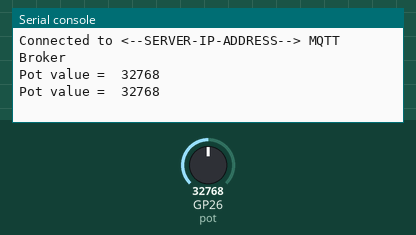
Simulated run of this program. Board: Raspberry Pi Pico running MicroPython. On the bench: the last lines printed to the serial console. The test bench sets the inputs (shaded band); at power-on: GP26 (pot) = 32768 (analog values on the 0–65535 scale). WiFi joins after 1.5 s; no MQTT or app messages arrive unless stated.

Above: at 2.8 s.
2.9 s: GP26 (pot) set to 45874
At 4.2 s:
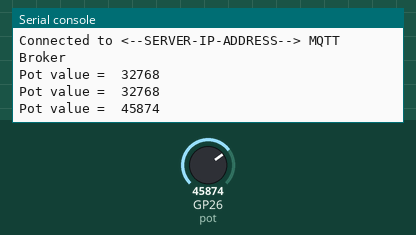
4.4 s: GP26 (pot) set to 57670
At 5.5 s:
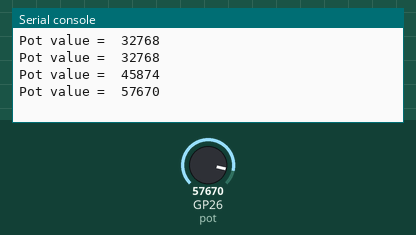
Timing chart, 0 to 7.4 s (numbered marks = the images above; inputs shaded):
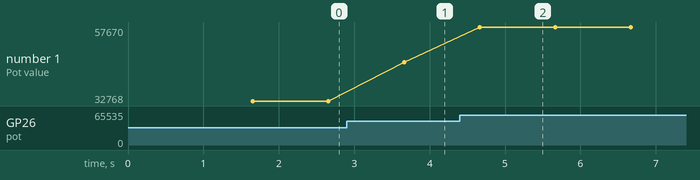

The program:

pot_gauge.py
```python
from machine import Pin, ADC
from umqtt.simple import MQTTClient
from time import sleep
import network

# Configure the potentiometer
pot = ADC(26) # if connected to GP26 which is ADC0

# Configure your Wi-Fi credentials
SSID     = '<--WIFI-NETWORK-NAME-->'
PASSWORD = '<--WIFI-PASSWORD-->'

wlan = network.WLAN(network.STA_IF)
wlan.active(True)
wlan.connect(SSID,PASSWORD)

while not wlan.isconnected():
    pass

print('Connected to Wi-Fi')
print(wlan.ifconfig())

# Configure MQTT
SERVER    = '<--SERVER-IP-ADDRESS-->'  # Replace with your MQTT broker IP
CLIENT_ID = b'PICO'
TOPIC     = b'pot_gauge'
USER      = b'<--MQTT_USER-->'    # Replace with your MQTT username
PASSWORD  = b'<--MQTT_PASSWORD-->'# Replace with your MQTT password

def mqtt_connect():
   client = MQTTClient(CLIENT_ID, SERVER, user=USER, password=PASSWORD, keepalive=3600)
   client.connect()
   print('Connected to %s MQTT Broker'%(SERVER))
   return client

def reconnect():
   print('Failed to connect to the MQTT Broker. Reconnecting...')
   sleep(5)
   machine.reset()

try:
   client = mqtt_connect()
except OSError as e:
   reconnect()


while True:
    value = pot.read_u16()
    client.publish(TOPIC, str(value))
    print("Pot value = ", value)
    sleep(1.0)
```

Measured:
- after the input at 2.9 s, the serial console: prints a new line after 0.76 s (image 1)
- after the input at 4.4 s, the serial console: prints a new line after 0.26 s (image 2)
- plotted number 1: 32768 → 45874 after the input at 2.9 s, 45874 → 57670 after the input at 4.4 s
